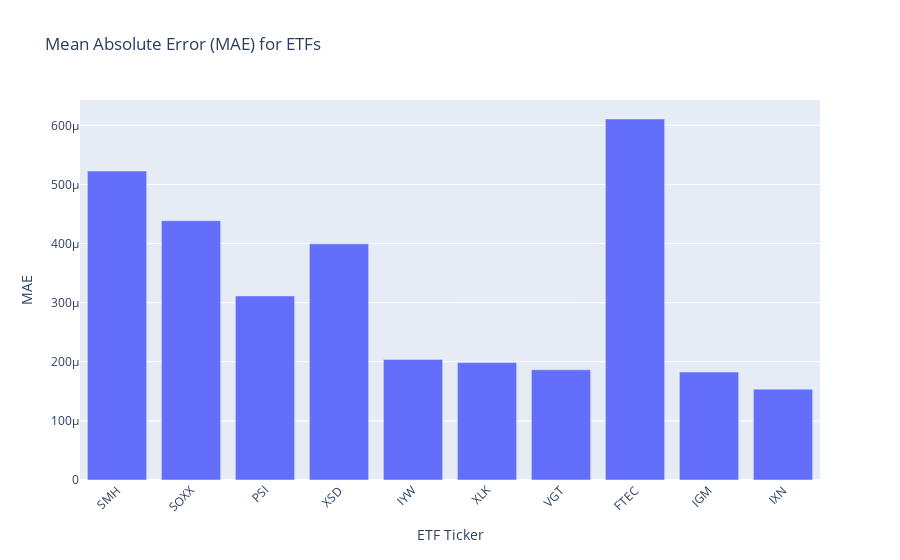
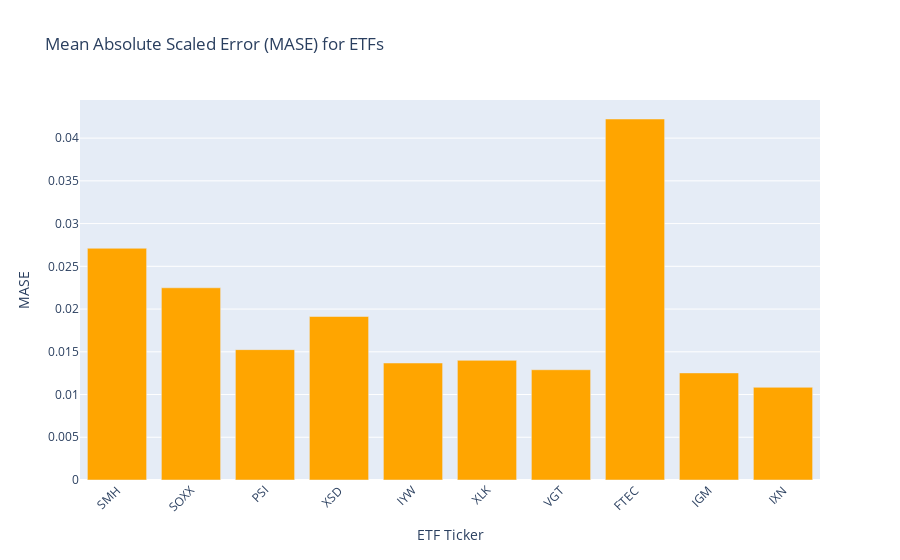

Here is the notebook cell these charts were saved with, in order:
### Code cell
import plotly.graph_objects as go


# Extract data for plotting
etf_names = []
mae_values = []
mase_values = []

for ticker, data in etf_dict.items():
    etf_names.append(ticker)
    mae_values.append(data['model results']['mae'])
    mase_values.append(data['model results']['mase'])
    

# Create a bar chart for MAE
fig_mae = go.Figure(data=[
    go.Bar(name='MAE', x=etf_names, y=mae_values)  # Use etf_names instead of tickers
])

fig_mae.update_layout(
    title="Mean Absolute Error (MAE) for ETFs",
    xaxis_title="ETF Ticker",
    yaxis_title="MAE",
    xaxis=dict(tickangle=-45)
)
fig_mae.show()

# Create a bar chart for MASE
fig_mase = go.Figure(data=[
    go.Bar(name='MASE', x=etf_names, y=mase_values, marker_color='orange')
])
fig_mase.update_layout(
    title="Mean Absolute Scaled Error (MASE) for ETFs",
    xaxis_title="ETF Ticker",
    yaxis_title="MASE",
    xaxis=dict(tickangle=-45)
)
fig_mase.show()

### Figure 1 — Plotly figure (JSON) as saved in the notebook; plotly's stock layout.template omitted (floating-point values rounded to 4 significant figures)
{"data": [{"name": "MAE", "type": "bar", "x": ["SMH", "SOXX", "PSI", "XSD", "IYW", "XLK", "VGT", "FTEC", "IGM", "IXN"], "y": [0.0005227, 0.0004387, 0.0003115, 0.0003995, 0.000204, 0.0001986, 0.0001864, 0.0006108, 0.0001827, 0.0001537]}], "layout": {"title": {"text": "Mean Absolute Error (MAE) for ETFs"}, "xaxis": {"tickangle": -45, "title": {"text": "ETF Ticker"}}, "yaxis": {"title": {"text": "MAE"}}}}

### Figure 2 — Plotly figure (JSON) as saved in the notebook; plotly's stock layout.template omitted (floating-point values rounded to 4 significant figures)
{"data": [{"marker": {"color": "orange"}, "name": "MASE", "type": "bar", "x": ["SMH", "SOXX", "PSI", "XSD", "IYW", "XLK", "VGT", "FTEC", "IGM", "IXN"], "y": [0.02711, 0.02249, 0.01525, 0.01913, 0.01369, 0.014, 0.0129, 0.04224, 0.01253, 0.01085]}], "layout": {"title": {"text": "Mean Absolute Scaled Error (MASE) for ETFs"}, "xaxis": {"tickangle": -45, "title": {"text": "ETF Ticker"}}, "yaxis": {"title": {"text": "MASE"}}}}
